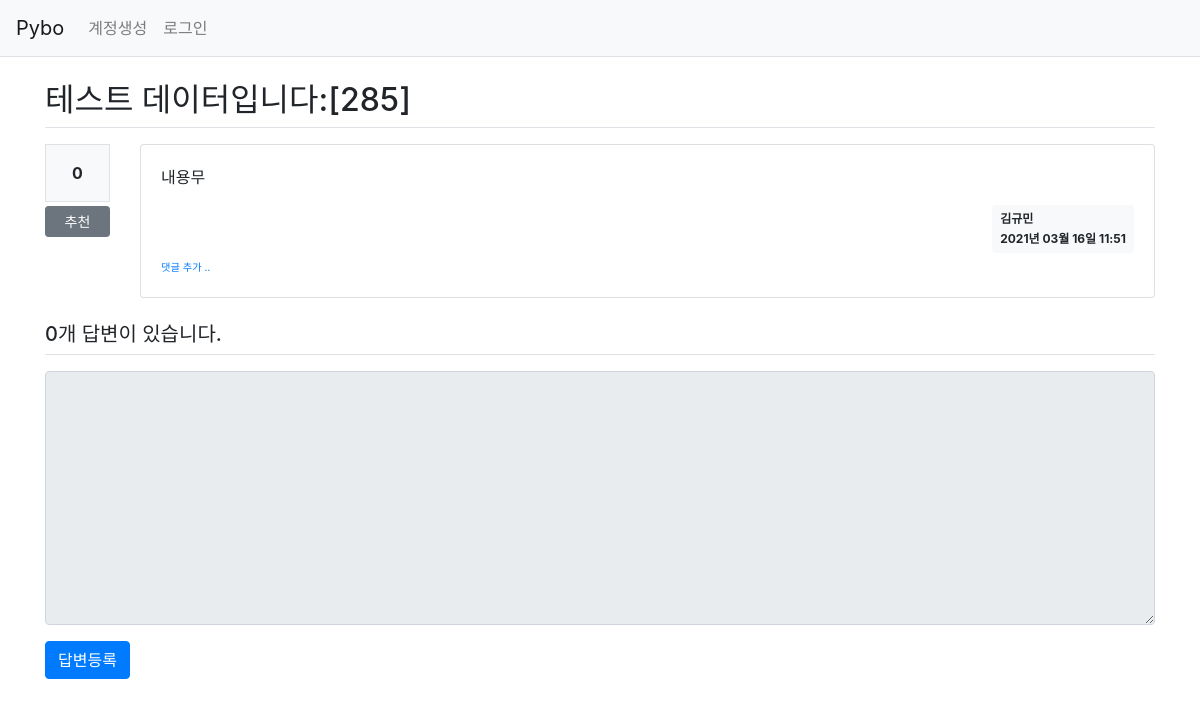
Page /question/detail/290/ on the earlier database version.
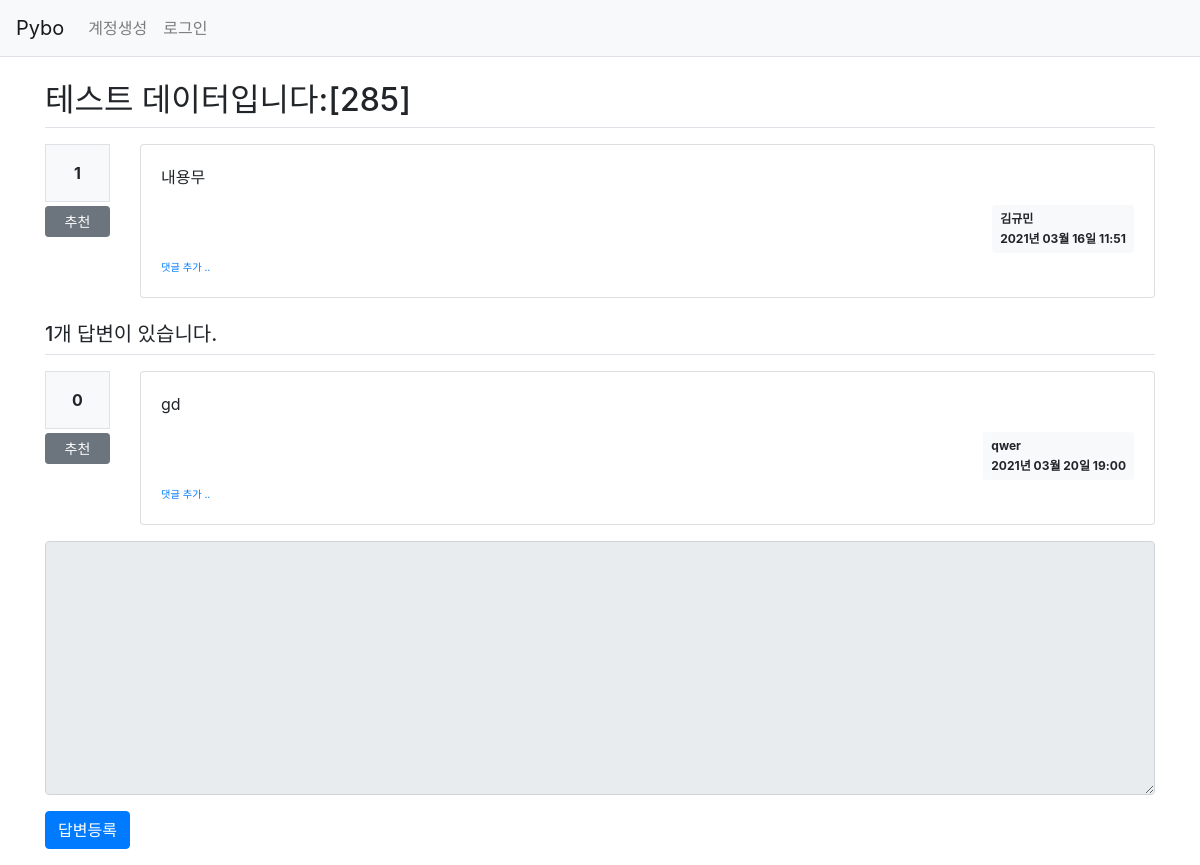
Same page on the later database version.
### pybo/models.py (models this page shows)
class Answer(db.Model):
    id = db.Column(db.Integer, primary_key=True)
    question_id = db.Column(db.Integer, db.ForeignKey('question.id', ondelete='CASCADE'))
    question = db.relationship('Question', backref=db.backref('answer_set'))
    content = db.Column(db.Text(), nullable=False)
    create_date = db.Column(db.DateTime(), nullable=False)
    user_id = db.Column(db.Integer, db.ForeignKey('user.id', ondelete='CASCADE'), nullable=False)
    user = db.relationship('User', backref=db.backref('answer_set'))
    modify_date = db.Column(db.DateTime(), nullable=True)
    voter = db.relationship('User', secondary=answer_voter, backref=db.backref('answer_voter_set'))

class User(db.Model):
    id = db.Column(db.Integer, primary_key=True)
    username = db.Column(db.String(150), unique=True, nullable=False)
    password = db.Column(db.String(200), nullable=False)
    email = db.Column(db.String(120), unique=True, nullable=False)

### pybo/views/question_views.py (the view)
@bp.route('/detail/<int:question_id>/')
def detail(question_id):
    form = AnswerForm()
    question = Question.query.get_or_404(question_id)
    return render_template('question/question_detail.html', question=question, form=form)

### pybo/forms.py
class AnswerForm(FlaskForm):
    content = TextAreaField('내용', validators=[DataRequired('내용은 필수입력 항목입니다.')])

### pybo/filter.py (called while the page is built)
def format_datetime(value, fmt='%Y년 %m월 %d일 %H:%M'):
    return value.strftime(fmt)

### pybo/views/auth_views.py (called while the page is built)
@bp.before_app_request
def load_logged_in_user():
    user_id = session.get('user_id')
    if user_id is None:
        g.user = None
    else:
        g.user = User.query.get(user_id)

### pybo/templates/question/question_detail.html (shortened to what this page needs)
{% extends 'base.html' %}
{% block content %}
<div class="container my-3">
    <h2 class="border-bottom py-2">{{ question.subject }}</h2>
    <div class="row my-3">
        <div class="col-1">
            <div class="bg-light text-center p-3 border font-weight-bolder mb-1">{{ question.voter|length }}</div>
            <a href="#" data-uri="{{ url_for('vote.question', question_id=question.id) }}" class="recommend btn btn-sm btn-secondary btn-block my-1">추천</a>
        </div>
        <div class="col-11">
            <div class="card">
                <div class="card-body">
                    <div class="card-text">{{ question.content|markdown }}</div>
                    <div class="d-flex justify-content-end">
                        <div class="badge badge-light p-2 text-left">
                            <div class="mb-2">{{ question.user.username }}</div>
                            <div>{{ question.create_date|datetime }}</div>
                        </div>
                    </div>
                    <div>
                        <a href="{{ url_for('comment.create_question', question_id=question.id) }}" class="small"><small>댓글 추가 ..</small></a>
                    </div>
                </div>
            </div>
        </div>
    </div>
    <h5 class="border-bottom my-3 py-2">{{ question.answer_set|length }}개 답변이 있습니다.</h5>
    {% for answer in question.answer_set %}
    <div class="row my-3">
        <div class="col-1">
            <div class="bg-light text-center p-3 border font-weight-bolder mb-1">{{ answer.voter|length }}</div>
            <a href="#" data-uri="{{ url_for('vote.answer', answer_id=answer.id) }}" class="recommend btn btn-sm btn-secondary btn-block my-1">추천</a>
        </div>
        <div class="col-11">
            <div class="card">
                <div class="card-body">
                    <div class="card-text">{{ answer.content|markdown }}</div>
                    <div class="d-flex justify-content-end">
                        <div class="badge badge-light p-2 text-left">
                            <div class="mb-2">{{ answer.user.username }}</div>
                            <div>{{ answer.create_date|datetime }}</div>
                        </div>
                    </div>
                    <div>
                        <a href="{{ url_for('comment.create_answer', answer_id=answer.id) }}" class="small"><small>댓글 추가 ..</small></a>
                    </div>
                </div>
            </div>
        </div>
    </div>
    {% endfor %}
    <form action="{{ url_for('answer.create', question_id=question.id) }}" method="post" class="my-3">
        <div class="form-group">
            <textarea {% if not g.user %}disabled{% endif %}
                      name="content" id="content" class="form-control" rows="10"></textarea>
        </div>
        <input type="submit" value="답변등록" class="btn btn-primary">
    </form>
</div>
{% endblock %}

Differences in the rows shown:
added Answer: voter|length "0", content "gd", user.username "qwer", create_date "2021년 03월 20일 19:00"
Other differences:
{{ question.voter|length }}: "0" → "1"
{{ question.answer_set|length }}: "0" → "1"
